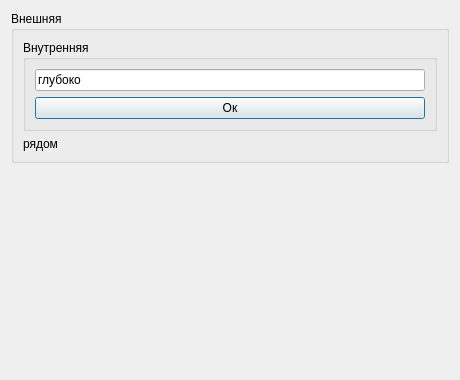
<?xml version="1.0" encoding="UTF-8"?>
<ui version="4.0"><class>Dialog</class><widget class="QDialog" name="Dialog"><property name="geometry"><rect><x>0</x><y>0</y><width>460</width><height>380</height></rect></property><property name="windowTitle"><string>#111 groups/196_nested_groups</string></property><layout class="QVBoxLayout" name="verticalLayout"><property name="leftMargin"><number>11</number></property><property name="topMargin"><number>11</number></property><property name="rightMargin"><number>11</number></property><property name="bottomMargin"><number>11</number></property><property name="spacing"><number>6</number></property><item><widget class="QGroupBox" name="g1"><property name="title"><string>Внешняя</string></property><layout class="QVBoxLayout" name="g1Layout"><property name="leftMargin"><number>9</number></property><property name="topMargin"><number>9</number></property><property name="rightMargin"><number>9</number></property><property name="bottomMargin"><number>9</number></property><property name="spacing"><number>6</number></property><item><widget class="QGroupBox" name="g2"><property name="title"><string>Внутренняя</string></property><layout class="QVBoxLayout" name="g2Layout"><property name="leftMargin"><number>9</number></property><property name="topMargin"><number>9</number></property><property name="rightMargin"><number>9</number></property><property name="bottomMargin"><number>9</number></property><property name="spacing"><number>6</number></property><item><widget class="QLineEdit" name="e1"><property name="text"><string>глубоко</string></property></widget></item><item><widget class="QPushButton" name="b1"><property name="text"><string>Ок</string></property></widget></item></layout></widget></item><item><widget class="QLabel" name="l1"><property name="text"><string>рядом</string></property></widget></item></layout></widget></item><item><spacer name="verticalSpacer"><property name="orientation"><enum>Qt::Orientation::Vertical</enum></property><property name="sizeHint" stdset="0"><size><width>40</width><height>20</height></size></property></spacer></item></layout></widget></ui>
